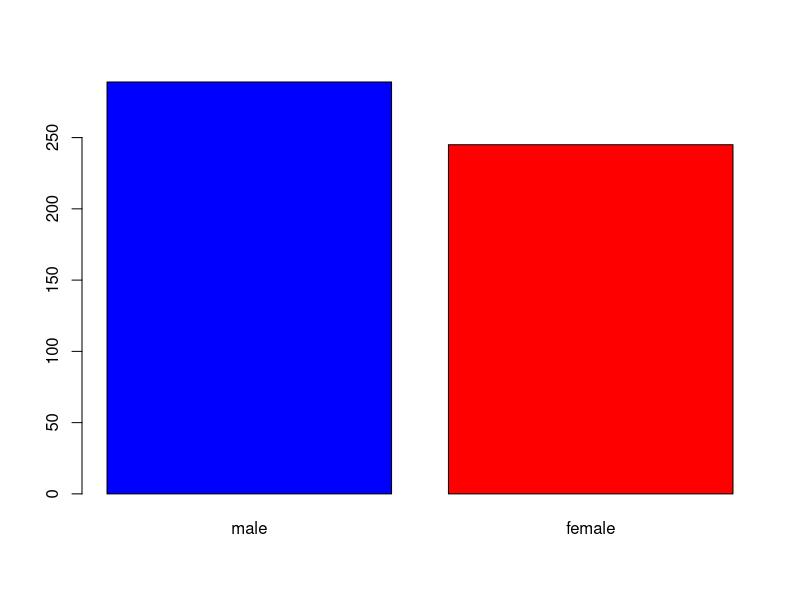
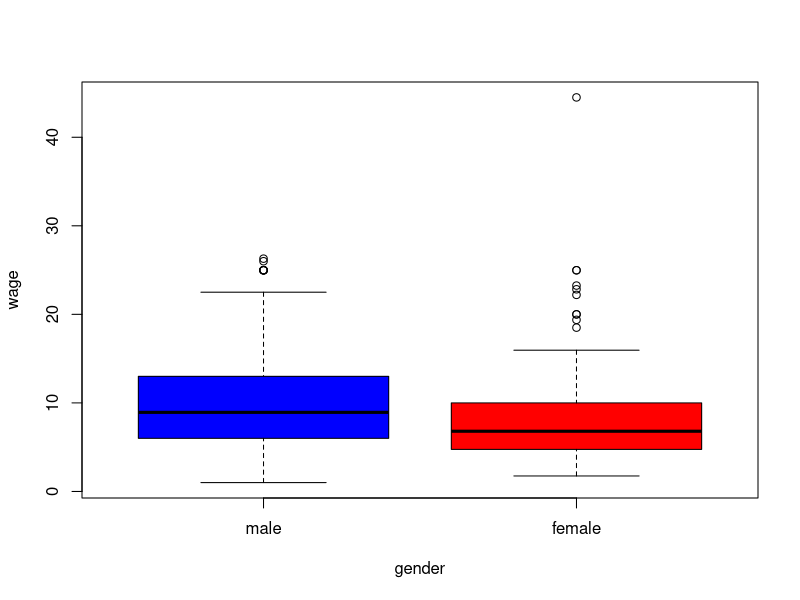

Reproduce these figures in R, in order.
# Load data
require(AER)  ## AER package
data(CPS1985) ## load data set into workspace

## ?CPS1985

lm1 <- lm(wage ~ education + experience + I(experience^2), data=CPS1985)
## put the data=CPS1985 to inform lm use this data (alternatively: attach)
summary(lm1)

## str(lm1)
## str(summary(lm1))

lm1$df.residual ## here: 530 = n-p-1
summary(lm1)$df ##  more df
summary(lm1)$sigma ## sigma.hat

summary(lm1)$r.squared  ## R^2
summary(lm1)$adj.r.squared  ## adjusted R^2

## t-tests for coefficients
###########################

summary(lm1) ## alpha=5%=0.05 -> all are significant at 5% (alos 10%, 1%)
             ## for example, the 4th coeff. is also significant at 0.1%

lm2 <- lm(wage ~ education + experience, data=CPS1985)
summary(lm2)  ## all coeff. are significant at 0.1% (and thus also at 1%, 5%, 10%)

lm3 <- lm(wage ~ education + experience + I(experience^2)+ I(experience^3), data=CPS1985)
summary(lm3)

## F-tests for model comparison
###############################

lm0 <- lm( wage ~ 1, data=CPS1985)   ## constant model, no variables!
                                     ## (only the constant is fitted)
summary(lm0)
mean(CPS1985$wage)

anova(lm0,lm1)  ## F-Test in R by calling anova with
                ## two nested(!) models
## result: p-value very small -> 2nd model is significantly
## different from the 1st model (as it fits better, see e.g. RSS:
## the 2nd ist significantly better)

summary(lm1) ## last line:
## F-statistic: 48.25 on 3 and 530 DF,  p-value: < 2.2e-16

## remember:
lm1 <- lm(wage ~ education + experience + I(experience^2), data=CPS1985)
lm2 <- lm(wage ~ education + experience, data=CPS1985)
lm3 <- lm(wage ~ education + experience + I(experience^2)+ I(experience^3), data=CPS1985)

## which F-tests are possible (remember: subsets needed in H0)
anova(lm2,lm1)  ## significant difference at 1% (thus also at 5%, 10%)
                ## -> lm1 is significantly better than lm2

anova(lm2,lm3)  ## significant difference at 1% (thus also at 5%, 10%)
                ## -> lm3 is significantly better than lm2

anova(lm1,lm3)  ## no significant difference (not even at 10%)
                ## -> we would choose the smaller model lm1 (as lm3 does not signif.improve)

#### added June 12 #####
########################

attach(CPS1985)
table(gender)
barplot(table(gender), col=c("blue","red"))
boxplot(wage ~ gender, col=c("blue","red"))

lm1a <- lm(wage ~ education + experience + I(experience^2) + gender)
summary(lm1a)

predict(lm1a, newdata=data.frame(education=c(15,15),experience=c(3,3),gender=c("female","male")))

table(union)
lm1b <- lm(wage ~ education + experience + I(experience^2) + gender + union)
summary(lm1b)

table(occupation)
lm1c <- lm(wage ~ education + experience + I(experience^2) + gender + union + occupation)
summary(lm1c)

model.matrix(lm1c)[201:220,5:11]
gender[201:220]
union[201:220]
occupation[201:220]

gender2 <- relevel(gender,ref="female")
table(gender)
table(gender2)
levels(gender)
levels(gender2)

lm1a <- lm(wage ~ education + experience + I(experience^2) + gender)
summary(lm1a)

lm1d <- lm(wage ~ education + experience + I(experience^2) + gender2)
summary(lm1d)
